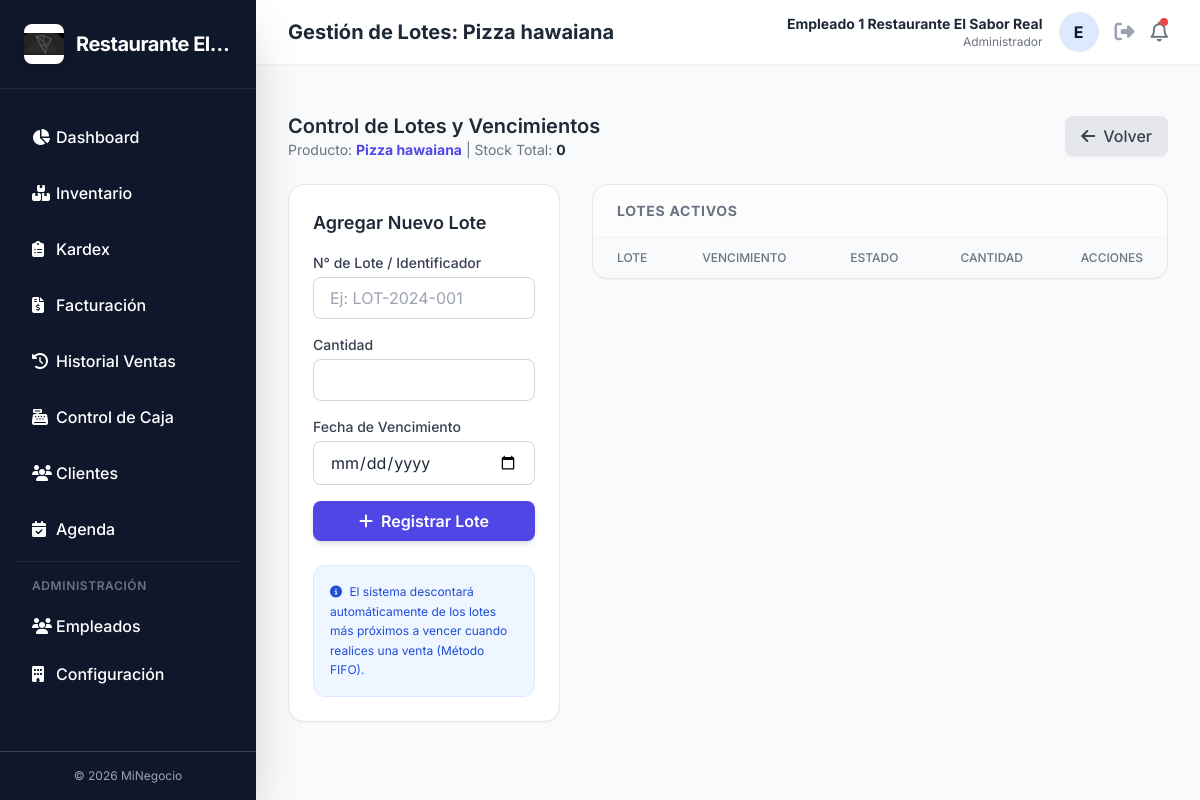
Page /product/69/batches (signed in) on the committed database.
### models.py (models this page shows, shortened)
class Company(db.Model):
    __tablename__ = 'company'
    id = db.Column(db.Integer, primary_key=True)
    name = db.Column(db.String(150), nullable=False, default="MiNegocio")
    document_id = db.Column(db.String(50), nullable=True) # NIT / RUT
    phone = db.Column(db.String(50), nullable=True)
    email = db.Column(db.String(100), nullable=True)
    address = db.Column(db.String(200), nullable=True)
    logo_path = db.Column(db.String(255), nullable=True) # Path to uploaded logo
    primary_color = db.Column(db.String(20), nullable=False, default="#4f46e5")
    secondary_color = db.Column(db.String(20), nullable=False, default="#0f172a")
    subscription_status = db.Column(db.String(20), nullable=False, default='active') # 'active', 'suspended'
    valid_until = db.Column(db.DateTime, nullable=False, default=lambda: datetime.utcnow() + timedelta(days=30))

class Product(db.Model):
    __tablename__ = 'products'
    id = db.Column(db.Integer, primary_key=True)
    name = db.Column(db.String(100), nullable=False)
    description = db.Column(db.Text, nullable=True)
    purchase_price = db.Column(db.Float, nullable=False, default=0.0)
    sale_price = db.Column(db.Float, nullable=False, default=0.0)
    stock = db.Column(db.Float, nullable=False, default=0.0) # Cambiado a Float para soportar gramos/unidades decimales
    is_bundle = db.Column(db.Boolean, default=False) # Si es un combo o receta
    track_stock = db.Column(db.Boolean, default=True) # Si el producto maneja inventario o es un servicio
    min_stock = db.Column(db.Float, nullable=False, default=5.0) # Alerta personalizada
    expiry_date = db.Column(db.Date, nullable=True)
    expiry_alert_days = db.Column(db.Integer, nullable=True, default=30) # Días antes para alertar
    company_id = db.Column(db.Integer, db.ForeignKey('company.id'), nullable=False)
    movements = db.relationship('InventoryMovement', backref='product', lazy=True, cascade="all, delete-orphan")
    components = db.relationship('ProductComponent',
                                 foreign_keys='ProductComponent.parent_product_id',
                                 backref='parent',
                                 lazy=True,
                                 cascade="all, delete-orphan")

class User(UserMixin, db.Model):
    __tablename__ = 'users'
    id = db.Column(db.Integer, primary_key=True)
    email = db.Column(db.String(150), unique=True, nullable=False)
    name = db.Column(db.String(150), nullable=False)
    password_hash = db.Column(db.String(255), nullable=False)
    role = db.Column(db.String(20), nullable=False, default='employee') # 'admin' or 'employee'
    permissions = db.Column(db.Text, nullable=True) # Comma-separated like "inventory,billing,cash,appointments"
    is_active = db.Column(db.Boolean, nullable=False, default=True)
    must_change_password = db.Column(db.Boolean, nullable=False, default=True)
    company_id = db.Column(db.Integer, db.ForeignKey('company.id'), nullable=False)
    company = db.relationship('Company', backref='users')
    @property
    def has_open_register(self):
        from models import CashRegister
        return CashRegister.query.filter_by(user_id=self.id, status='open').first() is not None

### app.py (the view, shortened to what this page needs)
@app.route('/product/<int:id>/batches', methods=['GET', 'POST'])
@login_required
@permission_required('inventory')
def product_batches(id):
    product = Product.query.filter_by(id=id, company_id=current_user.company_id).first_or_404()
    batches = ProductBatch.query.filter_by(product_id=id).order_by(ProductBatch.expiry_date.asc()).all()
    return render_template('product_batches.html', product=product, batches=batches, today=get_now().date())

### templates/product_batches.html (shortened to what this page needs)
{% extends "base.html" %}
{% block header_title %}Gestión de Lotes: {{ product.name }}{% endblock %}
{% block content %}
<div class="fade-in">
    <div class="flex justify-between items-center mb-6">
        <div>
            <h2 class="text-xl font-semibold text-gray-800">Control de Lotes y Vencimientos</h2>
            <p class="text-sm text-gray-500">Producto: <span class="font-bold text-primary-600">{{ product.name }}</span> | Stock Total: <span class="font-bold text-gray-800">{{ product.stock }}</span></p>
        </div>
        <a href="{{ url_for('inventory') }}" class="bg-gray-200 hover:bg-gray-300 text-gray-700 px-4 py-2 rounded-lg shadow-sm transition-colors flex items-center font-medium">
            <i class="fa-solid fa-arrow-left mr-2"></i> Volver
        </a>
    </div>
    <div class="grid grid-cols-1 lg:grid-cols-3 gap-8">
        <div class="lg:col-span-1">
            <div class="bg-white rounded-2xl shadow-sm border border-gray-200 p-6">
                <h3 class="text-lg font-semibold text-gray-800 mb-4">Agregar Nuevo Lote</h3>
                <form method="POST" class="space-y-4">
                    <div>
                        <label class="block text-sm font-medium text-gray-700 mb-1">N° de Lote / Identificador</label>
                        <input type="text" name="batch_number" placeholder="Ej: LOT-2024-001" class="w-full border border-gray-300 rounded-lg px-4 py-2 focus:ring-2 focus:ring-primary-500 outline-none">
                    </div>
                    <div>
                        <label class="block text-sm font-medium text-gray-700 mb-1">Cantidad</label>
                        <input type="number" step="0.01" name="quantity" required class="w-full border border-gray-300 rounded-lg px-4 py-2 focus:ring-2 focus:ring-primary-500 outline-none">
                    </div>
                    <div>
                        <label class="block text-sm font-medium text-gray-700 mb-1">Fecha de Vencimiento</label>
                        <input type="date" name="expiry_date" required class="w-full border border-gray-300 rounded-lg px-4 py-2 focus:ring-2 focus:ring-primary-500 outline-none">
                    </div>
                    <button type="submit" class="w-full bg-primary-600 hover:bg-primary-700 text-white font-semibold py-2 rounded-lg shadow-md transition-colors flex items-center justify-center">
                        <i class="fa-solid fa-plus mr-2"></i> Registrar Lote
                    </button>
                </form>
                <div class="mt-6 p-4 bg-blue-50 rounded-xl border border-blue-100">
                    <p class="text-xs text-blue-700 leading-relaxed">
                        <i class="fa-solid fa-circle-info mr-1"></i>
                        El sistema descontará automáticamente de los lotes más próximos a vencer cuando realices una venta (Método FIFO).
                    </p>
                </div>
            </div>
        </div>
        <div class="lg:col-span-2">
            <div class="bg-white rounded-2xl shadow-sm border border-gray-200 overflow-hidden">
                <div class="px-6 py-4 border-b border-gray-100 bg-gray-50/50">
                    <h3 class="text-sm font-bold text-gray-500 uppercase tracking-wider">Lotes Activos</h3>
                </div>
                <div class="hidden md:block overflow-x-auto">
                    <table class="min-w-full divide-y divide-gray-200">
                        <thead class="bg-gray-50">
                            <tr>
                                <th class="px-6 py-3 text-left text-xs font-medium text-gray-500 uppercase">Lote</th>
                                <th class="px-6 py-3 text-left text-xs font-medium text-gray-500 uppercase">Vencimiento</th>
                                <th class="px-6 py-3 text-center text-xs font-medium text-gray-500 uppercase">Estado</th>
                                <th class="px-6 py-3 text-right text-xs font-medium text-gray-500 uppercase">Cantidad</th>
                                <th class="px-6 py-3 text-right text-xs font-medium text-gray-500 uppercase">Acciones</th>
                            </tr>
                        </thead>
                    </table>
                </div>
            </div>
        </div>
    </div>
</div>
{% endblock %}

### templates/base.html (shortened to what this page needs)
<!DOCTYPE html>
<html lang="es">
<head>
    <script src="https://cdn.tailwindcss.com"></script>
    <link rel="stylesheet" href="https://cdnjs.cloudflare.com/ajax/libs/font-awesome/6.4.0/css/all.min.css">
</head>
<body class="bg-gray-50 text-gray-800 antialiased h-screen flex overflow-hidden">
    <aside id="sidebar" class="fixed lg:static inset-y-0 left-0 w-64 bg-secondary text-secondary-contrast flex flex-col transform -translate-x-full lg:translate-x-0 transition-transform duration-300 ease-in-out z-40 shadow-2xl overflow-y-auto">
        <div class="p-6 border-b border-gray-800 flex items-center justify-between">
            <a href="{{ url_for('dashboard') }}" class="flex items-center space-x-3">
                <div class="flex-shrink-0">
                    {% if company and company.logo_path %}
                    <img src="{{ url_for('static', filename=company.logo_path) }}" alt="Logo" class="h-10 w-10 rounded-lg shadow-lg object-contain bg-white">
                    {% else %}
                    <img src="{{ url_for('static', filename='logo_minegocio.png') }}" alt="Logo" class="h-10 w-10 rounded-lg shadow-lg">
                    {% endif %}
                </div>
                <span class="text-xl font-bold text-white tracking-tight line-clamp-1">{{ company.name if company else 'MiNegocio' }}</span>
            </a>
        </div>
        <nav class="flex-1 px-4 py-6 space-y-2 overflow-y-auto">
            <a href="{{ url_for('dashboard') }}" class="flex items-center px-4 py-3 rounded-lg transition-colors hover:bg-gray-800 {{ 'bg-primary-600 text-primary-contrast shadow-md shadow-primary-500/30' if request.endpoint == 'dashboard' else '' }}">
                <i class="fa-solid fa-chart-pie w-6"></i>
                <span class="font-medium">Dashboard</span>
            </a>
            {% if current_user.role == 'admin' or (current_user.permissions and 'inventory' in current_user.permissions) %}
            <a href="{{ url_for('inventory') }}" class="flex items-center px-4 py-3 rounded-lg transition-colors hover:bg-gray-800 {{ 'bg-primary-600 text-primary-contrast shadow-md shadow-primary-500/30' if request.endpoint == 'inventory' else '' }}">
                <i class="fa-solid fa-boxes-stacked w-6"></i>
                <span class="font-medium">Inventario</span>
            </a>
            <a href="{{ url_for('inventory_history') }}" class="flex items-center px-4 py-3 rounded-lg transition-colors hover:bg-gray-800 {{ 'bg-primary-600 text-primary-contrast shadow-md shadow-primary-500/30' if request.endpoint == 'inventory_history' else '' }}">
                <i class="fa-solid fa-clipboard-list w-6"></i>
                <span class="font-medium">Kardex</span>
            </a>
            {% endif %}
            {% if current_user.role == 'admin' or (current_user.permissions and 'billing' in current_user.permissions) %}
            <a href="{{ url_for('billing') }}" class="flex items-center px-4 py-3 rounded-lg transition-colors hover:bg-gray-800 {{ 'bg-primary-600 text-primary-contrast shadow-md shadow-primary-500/30' if request.endpoint == 'billing' else '' }}">
                <i class="fa-solid fa-file-invoice-dollar w-6"></i>
                <span class="font-medium">Facturación</span>
            </a>
            <a href="{{ url_for('sales_history') }}" class="flex items-center px-4 py-3 rounded-lg transition-colors hover:bg-gray-800 {{ 'bg-primary-600 text-primary-contrast shadow-md shadow-primary-500/30' if request.endpoint == 'sales_history' else '' }}">
                <i class="fa-solid fa-clock-rotate-left w-6"></i>
                <span class="font-medium">Historial Ventas</span>
            </a>
            {% endif %}
            {% if current_user.role == 'admin' or (current_user.permissions and 'cash' in current_user.permissions) %}
            <a href="{{ url_for('cash_register') }}" class="flex items-center px-4 py-3 rounded-lg transition-colors hover:bg-gray-800 {{ 'bg-primary-600 text-primary-contrast shadow-md shadow-primary-500/30' if request.endpoint == 'cash_register' else '' }}">
                <i class="fa-solid fa-cash-register w-6"></i>
                <span class="font-medium">Control de Caja</span>
            </a>
            {% endif %}
            <a href="{{ url_for('clients_list') }}" class="flex items-center px-4 py-3 rounded-lg transition-colors hover:bg-gray-800 {{ 'bg-primary-600 text-primary-contrast shadow-md shadow-primary-500/30' if request.endpoint == 'clients_list' else '' }}">
                <i class="fa-solid fa-users w-6"></i>
                <span class="font-medium">Clientes</span>
            </a>
            {% if current_user.role == 'admin' or (current_user.permissions and 'appointments' in current_user.permissions) %}
            <a href="{{ url_for('appointments') }}" class="flex items-center px-4 py-3 rounded-lg transition-colors hover:bg-gray-800 {{ 'bg-primary-600 text-primary-contrast shadow-md shadow-primary-500/30' if request.endpoint == 'appointments' else '' }}">
                <i class="fa-solid fa-calendar-check w-6"></i>
                <span class="font-medium">Agenda</span>
            </a>
            {% endif %}
            {% if current_user.role == 'admin' %}
            <div class="pt-4 mt-4 border-t border-gray-800">
                <p class="px-4 text-xs font-semibold text-gray-500 uppercase tracking-wider mb-2">Administración</p>
                <a href="{{ url_for('admin_users') }}" class="flex items-center px-4 py-3 rounded-lg transition-colors hover:bg-gray-800 {{ 'bg-primary-600 text-primary-contrast shadow-md shadow-primary-500/30' if request.endpoint == 'admin_users' else '' }}">
                    <i class="fa-solid fa-users w-6"></i>
                    <span class="font-medium">Empleados</span>
                </a>
                <a href="{{ url_for('settings') }}" class="flex items-center px-4 py-3 rounded-lg transition-colors hover:bg-gray-800 {{ 'bg-primary-600 text-primary-contrast shadow-md shadow-primary-500/30' if request.endpoint == 'settings' else '' }}">
                    <i class="fa-solid fa-building w-6"></i>
                    <span class="font-medium">Configuración</span>
                </a>
            </div>
            {% endif %}
        </nav>
        <div class="p-4 border-t border-gray-700 text-xs text-gray-400 text-center">
            &copy; 2026 MiNegocio
        </div>
    </aside>
    <main class="flex-1 flex flex-col overflow-hidden relative">
        <header class="h-16 bg-white shadow-sm flex items-center justify-between px-4 lg:px-8 z-10 shrink-0">
            <div class="flex items-center">
                <h2 class="text-lg lg:text-xl font-bold text-gray-800 truncate max-w-[150px] sm:max-w-none">
                    {% block header_title %}Dashboard{% endblock %}
                </h2>
            </div>
            <div class="flex items-center space-x-4">
                <div class="hidden md:block text-right">
                    <div class="text-sm font-bold text-gray-800">{{ current_user.name }}</div>
                    <div class="text-xs text-gray-500">{{ 'Administrador' if current_user.role == 'admin' else 'Empleado' }}</div>
                </div>
                <div class="w-10 h-10 bg-primary-100 rounded-full flex items-center justify-center text-primary-700 font-bold border border-primary-200">
                    {{ current_user.name[0]|upper if current_user.name else 'U' }}
                </div>
                <a href="{{ url_for('logout') }}" onclick="return confirmLogout({{ 'true' if current_user.has_open_register else 'false' }})" class="text-gray-400 hover:text-red-500 transition-colors ml-4" title="Cerrar Sesión">
                    <i class="fa-solid fa-right-from-bracket text-xl"></i>
                </a>
                <div class="relative" id="notificationDropdownContainer">
                    <button id="notificationBtn" class="text-gray-500 hover:text-primary-600 transition-colors focus:outline-none relative">
                        <i class="fa-regular fa-bell text-xl"></i>
                        <span id="notificationBadge" class="hidden absolute top-0 right-0 h-2 w-2 rounded-full bg-red-500"></span>
                    </button>
                </div>
            </div>
        </header>
        <div class="px-8 pt-4">
        </div>
        <div class="flex-1 overflow-x-hidden overflow-y-auto bg-gray-50 p-4 lg:p-8 pb-20">
            {% block content %}{% endblock %}
        </div>
    </main>
</body>
</html>

### rows in the picture
Company: logo_path (picture), name "Restaurante…"
Product: name "Pizza hawaiana", stock "0"
User: name "Empleado 1 Restaurante El Sabor Real", role "Administrador", name "E"
